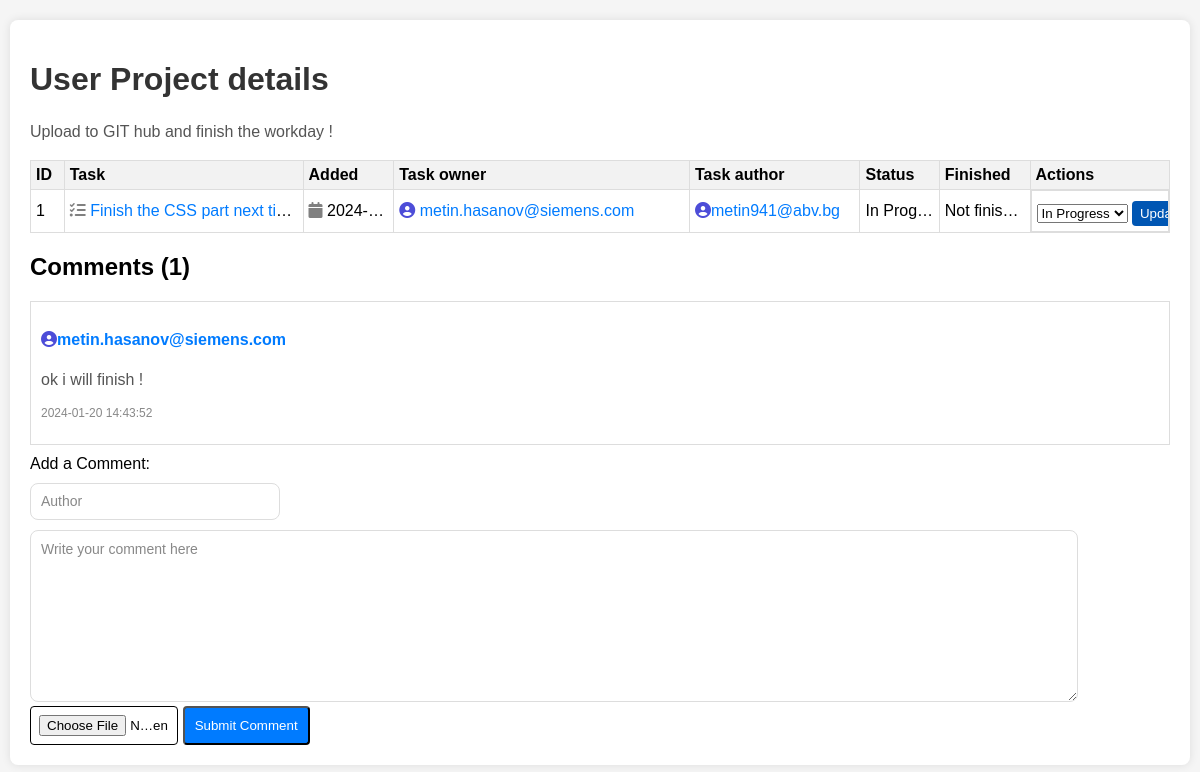
The app's page /main_project_details/1, older data.
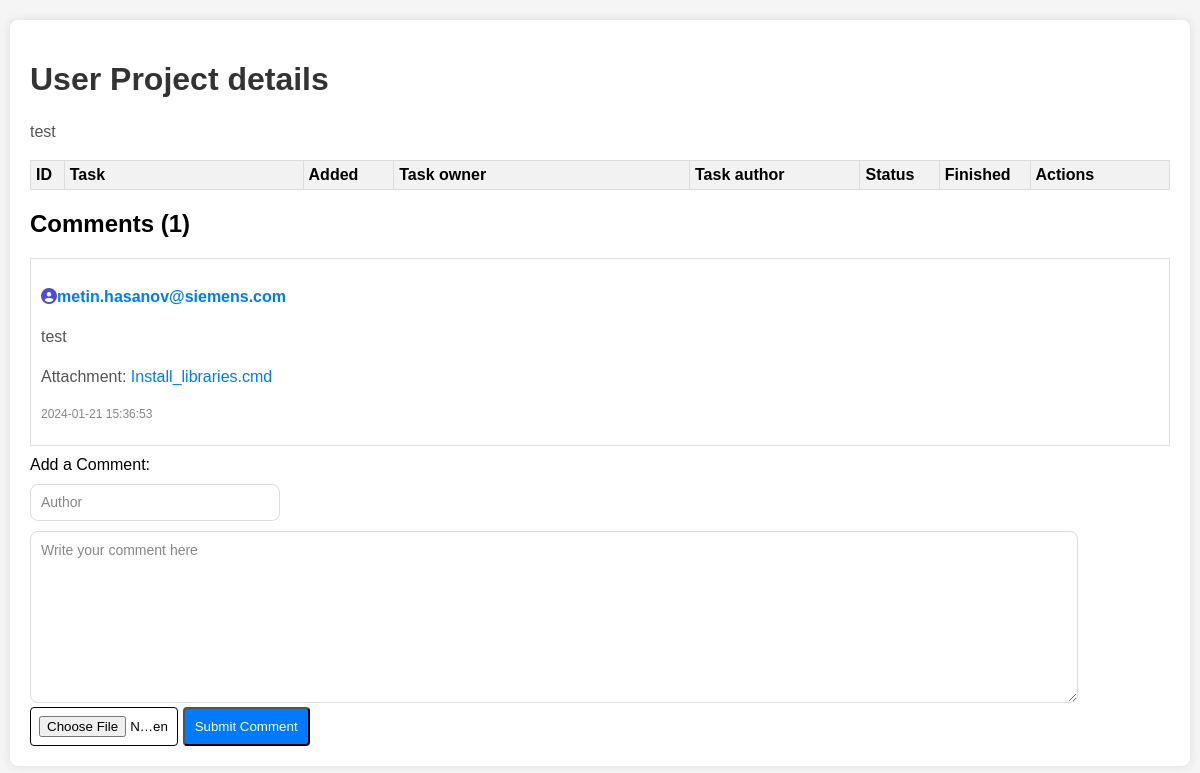
The same page, newer data.
### app.py (models this page shows, shortened)
class Projects(db.Model):
    id = db.Column(db.Integer, primary_key=True)
    content = db.Column(db.String(200), nullable=False)
    owner = db.Column(db.String(50), nullable=False)
    author = db.Column(db.String(50), nullable=False)
    status = db.Column(db.String(60), nullable=False, default="New")
    date_created = db.Column(db.DateTime, default=datetime.utcnow)
    finished = db.Column(db.DateTime, nullable=True)
    comment_count = db.Column(db.Integer, default=0)
    comments = db.relationship('Comment_project', backref='project', lazy=True, cascade='all, delete-orphan', primaryjoin="Projects.id == Comment_project.task_id")

class Tasks(db.Model):
    id = db.Column(db.Integer, primary_key=True)
    content = db.Column(db.String(200), nullable=False)
    owner = db.Column(db.String(50), nullable=False)
    author = db.Column(db.String(50), nullable=False)
    status = db.Column(db.String(60), nullable=False, default="New")
    date_created = db.Column(db.DateTime, default=datetime.utcnow)
    finished = db.Column(db.DateTime, nullable=True)
    comment_count = db.Column(db.Integer, default=0)
    project_id = db.Column(db.Integer, db.ForeignKey('projects.id'), nullable=False)  # Update this line
    comments = db.relationship('Comment_task', backref='task', lazy=True, cascade='all, delete-orphan', primaryjoin="Tasks.id == Comment_task.task_id")

class Comment_project(db.Model):
    id = db.Column(db.Integer, primary_key=True)
    content = db.Column(db.String(200), nullable=False)
    author = db.Column(db.String(50), nullable=False)
    date_created = db.Column(db.DateTime, default=datetime.utcnow)
    task_id = db.Column(db.Integer, db.ForeignKey('projects.id'), nullable=False)  # Update this line
    attachment_path = db.Column(db.String(255))

### app.py (the view)
@app.route('/main_project_details/<int:project_id>')
def main_project_details(project_id):
    project = Projects.query.get_or_404(project_id)
    tasks = Tasks.query.filter_by(project_id=project_id).all()
    return render_template('main_project_details.html', project=project, tasks=tasks)

### templates/main_project_details.html (shortened to what this page needs)
{% extends 'base.html' %}
{% block body %}
<div class="project_details">
    <h1>User Project details</h1>
    <p>{{ project.content }}</p>
    <table>
        <tr>
            <th>ID</th>
            <th>Task</th>
            <th><label>Added</label></th>
            <th><label>Task owner</label></th>
            <th><label>Task author</label></th>
            <th><label>Status</label></th>
            <th><label>Finished</label></th>
            <th><label>Actions</label></th>
        </tr>
        {% for task in tasks %}
            <tr>
                <td>{{ task.id }}</td>
                <td> <i class="fa fa-tasks" style="color: gray;"></i> <a href="{{ url_for('main_view_task', task_id=task.id) }}" target="_blank">{{ task.content }}</a></td>
                <td><i class="fa fa-calendar" style="color: gray;"></i> {{ task.date_created.date() }}</td>
                <td>
                        {% if task.owner is not none and '@' in task.owner and '.' in task.owner %}
                        <i class="fa fa-user-circle" style="color: rgb(77, 77, 216);"></i> <a href="mailto:{{ task.owner }}">{{ task.owner }}</a>
                        {% else %}
                        <i class="fa fa-user-circle" style="color: gray;"></i> {{ task.owner }}
                        {% endif %}
                  </td>
                <td>
                    {% if task.author is not none and '@' in task.author and '.' in task.author %}
                    <i class="fa fa-user-circle" style="color: rgb(77, 77, 216);"></i><a href="mailto:{{ task.owner }}">{{ task.author }}</a>
                    {% else %}
                    <i class="fa fa-user-circle" style="color: gray;"></i> {{ task.author }}
                    {% endif %}
                </td>
                <td>{{ task.status }}
                </td>
                <td>{% if task.finished is not none %}
                    <i class="fa fa-calendar" style="color: gray;"></i> {{ task.finished.strftime('%Y-%m-%d') }}
                    {% else %}
                        Not finished yet
                    {% endif %}</td>
                <td class="actions">
                    <form action="{{ url_for('main_update_task', task_id=task.id)}}" method="POST">
                        <select name="status">
                            <option value="In Progress" {% if task.status == 'In Progress' %} selected {% endif %}>In Progress</option>
                        </select>
                        <button type="submit" class="update-button">Update status</button>
                    </form>
                </td>
            </tr>
        {% endfor %}
    </table>
    <div class="existing-comments">
        <h2>Comments ({{ project.comment_count }})</h2>
        {% for comment in project.comments %}
            <div class="comment">
                <p class="comment-author">
                    {% if comment.author is not none and '@' in comment.author and '.' in comment.author %}
                        <i class="fa fa-user-circle" style="color: rgb(77, 77, 216);"></i><a href="mailto:{{ comment.author }}">{{ comment.author }}</a>
                    {% else %}
                        <i class="fa fa-user-circle" style="color: gray;"></i> {{ comment.author }}
                    {% endif %}
                </p>
                <p class="comment-content">{{ comment.content }}</p>
                {% if comment.attachment_path %}
                    <p class="comment-attachment">
                        Attachment: <a href="{{ url_for('download_attachment', filename=comment.attachment_path) }}" target="_blank">{{ comment.attachment_path.replace('Attachments\\', '') }}</a>
                    </p>
                {% endif %}
                <p class="comment-date">{{ comment.date_created.strftime('%Y-%m-%d %H:%M:%S') }}</p>
            </div>
        {% endfor %}
    </div>
<form action="{{ url_for('main_add_project_comment', project_id=project.id) }}" method="POST" enctype="multipart/form-data" class="upload-form">
    <div>
        <label for="comment_content">Add a Comment:</label>
    </div>
    <input type="text" name="comment-author" id="comment-author" placeholder="Author" class="small input">
    <textarea name="comment_content" id="comment_content" class="large text-editor" placeholder="Write your comment here"></textarea>
    <input type="file" name="attachment" id="attachment" class="custom-file-input">
    <input type="submit" value="Submit Comment">
</form>
</div>
{% endblock %}

### templates/base.html (shortened to what this page needs)
<!DOCTYPE html>
<html lang="en">
<head>
    <link rel="stylesheet" href="{{ url_for('static', filename='main.css') }}">
    <link rel="stylesheet" href="https://cdnjs.cloudflare.com/ajax/libs/font-awesome/6.5.1/css/all.min.css">
</head>
<body>
    {% block body %}{% endblock %}
</body>
</html>

### static/main.css (style rules this page uses)
body { font-family: Arial, sans-serif; background-color: #f5f5f5; margin: 0; padding: 0; }
.project_details { max-width: 95%; margin: 20px auto; padding: 20px; background-color: #fff; border-radius: 8px; box-shadow: 0 0 10px rgba(0, 0, 0, 0.1); }
h1 { color: #333; }
table { width: 100%; border-collapse: collapse; margin-top: 10px; table-layout: fixed; }
table { border: 1px solid #ddd; }
th, td { padding: 5px; text-align: left; white-space: nowrap; overflow: hidden; text-overflow: ellipsis; border: 1px solid #ddd; }
th:first-child, td:first-child { width: 2%; }
th:nth-child(2), td:nth-child(2) { width: 20%; }
th:nth-child(3), td:nth-child(3) { width: 7%; }
th:nth-child(4), td:nth-child(4) { width: 25%; }
th:nth-child(5), td:nth-child(5) { width: 14%; }
th:nth-child(6), td:nth-child(6) { width: 6%; }
th:nth-child(7), td:nth-child(7) { width: 7%; }
th { background-color: #f2f2f2; }
a { text-decoration: none; color: #007bff; margin-right: 10px; }
form { margin-top: 5px; }
input[type="text"] { padding: 10px; margin-right: 10px; }
input[type="text"].small { width: 20%; }
textarea.large { width: 90%; height: 150px; padding: 10px; margin-top: 10px; }
input[type="submit"] { padding: 10px; background-color: #007bff; color: #fff; border-radius: 4px; cursor: pointer; }
p { color: #555; line-height: 1.5; }
.existing-comments { margin-top: 20px; }
.comment { border: 1px solid #ddd; padding: 10px; margin-bottom: 10px; }
.comment-content { font-size: 16px; margin-bottom: 5px; }
.comment-date { color: #888; font-size: 12px; }
.comment-author { font-weight: bold; margin-bottom: 5px; }
.upload-form .custom-file-input { position: relative; height: 4%; width: 13%; cursor: pointer; border: 1px solid #000000; border-radius: 4px; padding: 8px; box-sizing: border-box; }
.text-editor { font-family: 'Arial', sans-serif; font-size: 14px; color: #333; background-color: #fff; border: 1px solid #ddd; border-radius: 8px; padding: 10px; margin-top: 10px; resize: vertical; height: 300px; transition: border-color 0.3s, box-shadow 0.3s; }
.text-editor::placeholder { color: #888; }
.input { font-family: 'Arial', sans-serif; font-size: 14px; color: #333; background-color: #fff; border: 1px solid #ddd; border-radius: 8px; padding: 10px; margin-top: 10px; resize: vertical; height: 15px; transition: border-color 0.3s, box-shadow 0.3s; }
.input::placeholder { color: #888; }

Row changes from the older to the newer data that the page shows:
removed Tasks: id "1", content "Finish the CSS part next ti…", date_created "2024-…", owner "metin.hasanov@siemens.com", author "metin941@abv.bg", status "In Prog…", shows "Not finis…", status "In Progress"
changed Projects: content "Upload to GIT hub and finish the workday !" → "test"
changed Comment_project "metin.hasanov@siemens.com": content "ok i will finish !" → "test"; attachment_path.replace (not shown) → "Install_libraries.cmd"; date_created "2024-01-20 14:43:52" → "2024-01-21 15:36:53"
